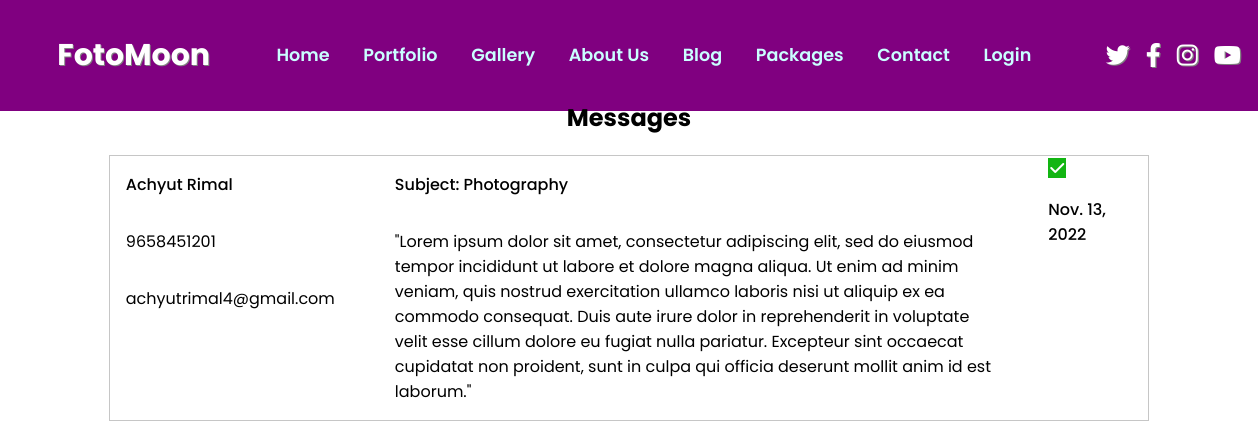
The app's page /users/view-messages/ with its own data.
### users/models.py (models this page shows, shortened)
class ContactMail (models.Model):
    full_name = models.CharField(max_length=255, null=True, blank=False, verbose_name='Name')
    email = models.EmailField(max_length=200, null=True, blank=False)
    phone_number = models.CharField(max_length=200, null=True, blank=False)
    subject = models.CharField(max_length=200, null=True, blank=False)
    message = models.TextField()
    is_read = models.BooleanField(default=False, null=True)
    created = models.DateTimeField(auto_now_add=True)
    id = models.UUIDField(default=uuid.uuid4, unique=True,
                          primary_key=True, editable=False)
    class Meta:
        ordering = ['is_read', '-created']

### users/views.py (the view)
# urls.py: path('view-messages/', views.view_inbox, name='view_inbox'),
def view_inbox (request):
    inbox = ContactMail.objects.all()
    context ={'inbox':inbox}
    return render(request, 'users/view_contact_messages.html', context)

### users/templates/users/view_contact_messages.html (shortened to what this page needs)
{% extends 'main.html' %}
{% load static %}
{% block styles %}
<link rel="stylesheet" href="{% static 'css/view_contact.css' %}">
{% endblock styles %}
{% block content %}
{% include 'navbar.html' %}
<div class="container">
    <h2>Messages</h2>
    {% for message in inbox %}
    <div class="message-card">
        <div class="user-details">
            <p>{{message.full_name}}</p>
            <p>{{message.phone_number}}</p>
            <p>{{message.email}}</p>
        </div>
        <div class="message">
            <p>Subject: {{message.subject}}</p>
            <p>{{message.message}}</p>
        </div>
        <div class="status">
            {% if not message.is_read %}
            <p id="new">New</p>
            <a href="{% url 'read_inbox' message.id %}">Mark as read <i class="fa-solid fa-check"></i></a>
            {% else %}
            <i class="fa-solid fa-check" id="read"></i>
            {% endif %}
            <p>{{message.created | date}}</p>
        </div>
    </div>
    {% endfor %}
</div>
{% endblock content %}

### static/css/main.css (style rules this page uses)
body { position: relative; width: 100%; box-sizing: border-box; margin: 0; padding: 0; }
html { scroll-behavior: smooth; }
* { font-family: 'Poppins', sans-serif; }

### static/css/view_contact.css (style rules this page uses)
* { font-family: 'Poppins', sans-serif; }
.container { width: 80%; margin: 0 auto; display: flex; flex-direction: column; justify-content: center; align-items: center; color: black !important; }
.message-card { border: 1px solid rgba(0, 0, 0, 0.222); padding: 0em 1em; width: 100%; position: relative; display: flex; }
.message-card .user-details { display: flex; flex-direction: column; width: 20em; padding: 0; }
.message-card .message { display: flex; flex-direction: column; width: 45em; margin-right: 3em; padding: 0; }
.message-card .status #read { color: white; background-color: rgb(18, 181, 18); padding: 2px; }
.message-card p:nth-of-type(1) { font-weight: 500; }

### static/css/navbar.css (style rules this page uses)
html { scroll-behavior: smooth; }
* { font-family: 'Poppins', sans-serif; }

### records on screen
ContactMail: full_name "Achyut Rimal", phone_number "9658451201", email "achyutrimal4@gmail.com", subject "Photography", message "\"Lorem ipsum dolor sit amet, consectetur adipiscing elit, sed do eiusmod tempor incididunt ut labore et dolore magna aliqua. Ut enim ad minim veniam, quis nostrud exercitation ullamco laboris nisi ut aliquip ex ea commodo consequat. Duis aute irure dolor in reprehenderit in voluptate velit esse cillum dolore eu fugiat nulla pariatur. Excepteur sint occaecat cupidatat non proident, sunt in culpa qui officia deserunt mollit anim id est laborum.\"", is_read True (drawn), created "Nov. 13, 2022"
